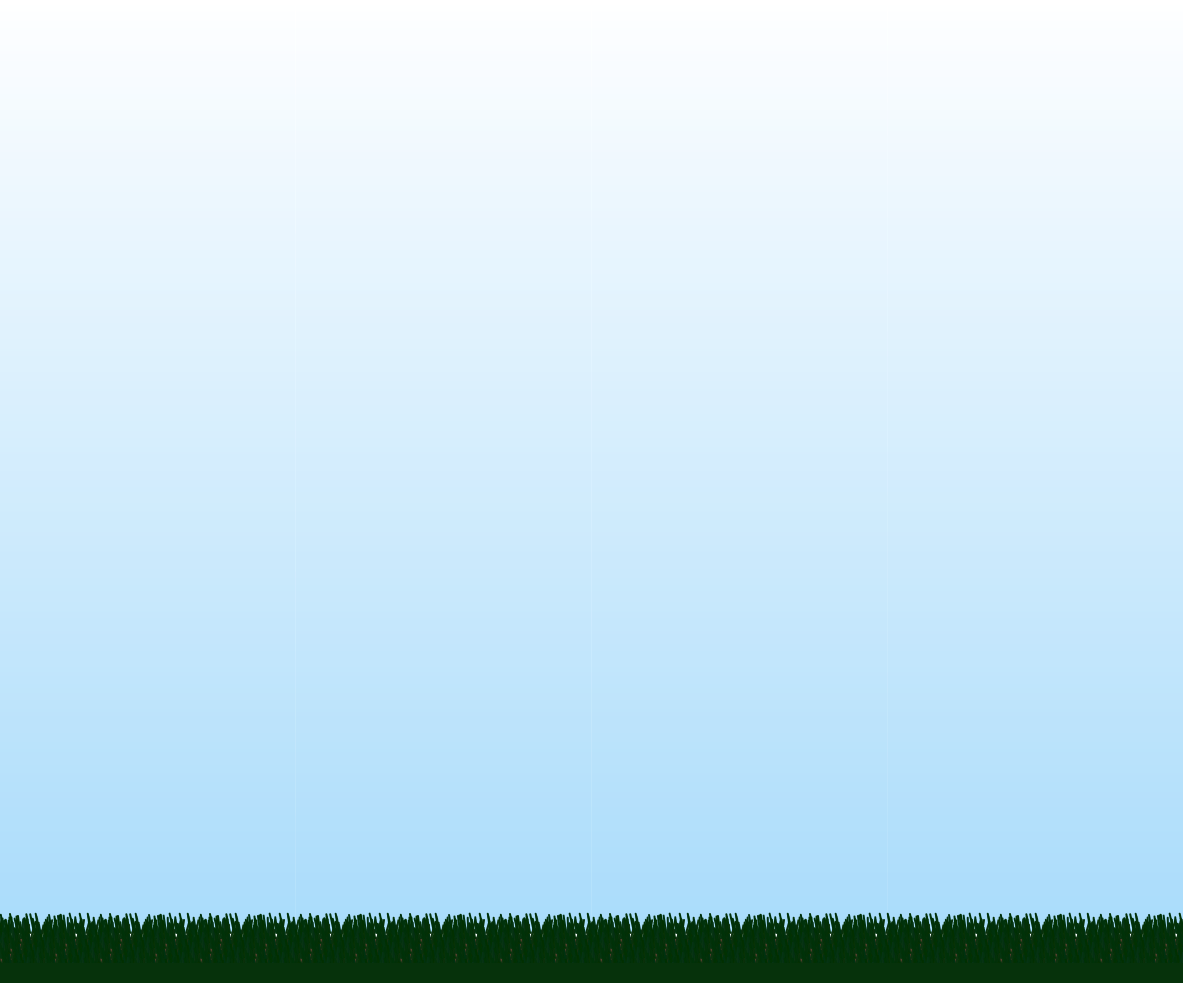
Frame 1 (no input)
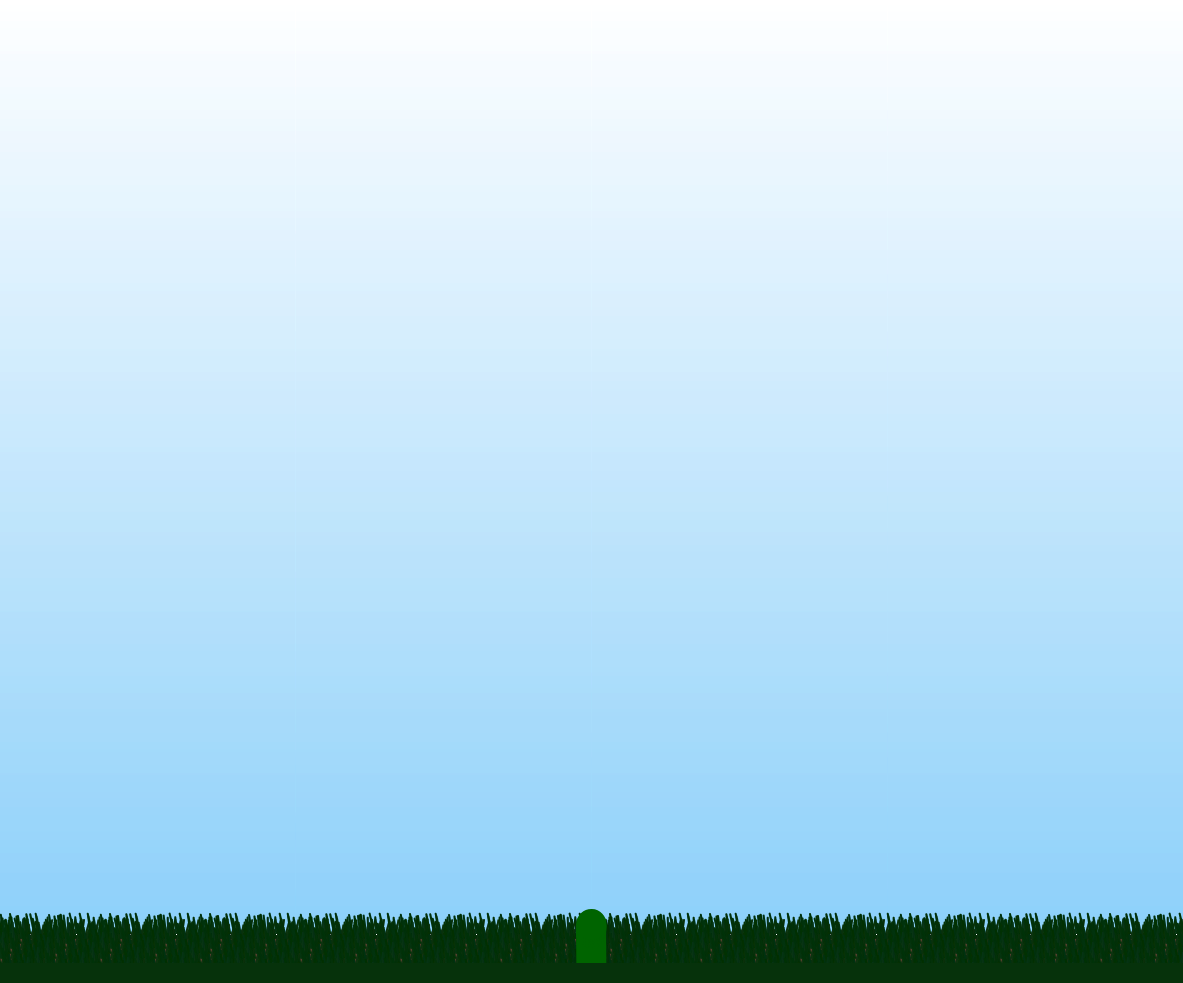
Frame 60 (no input)
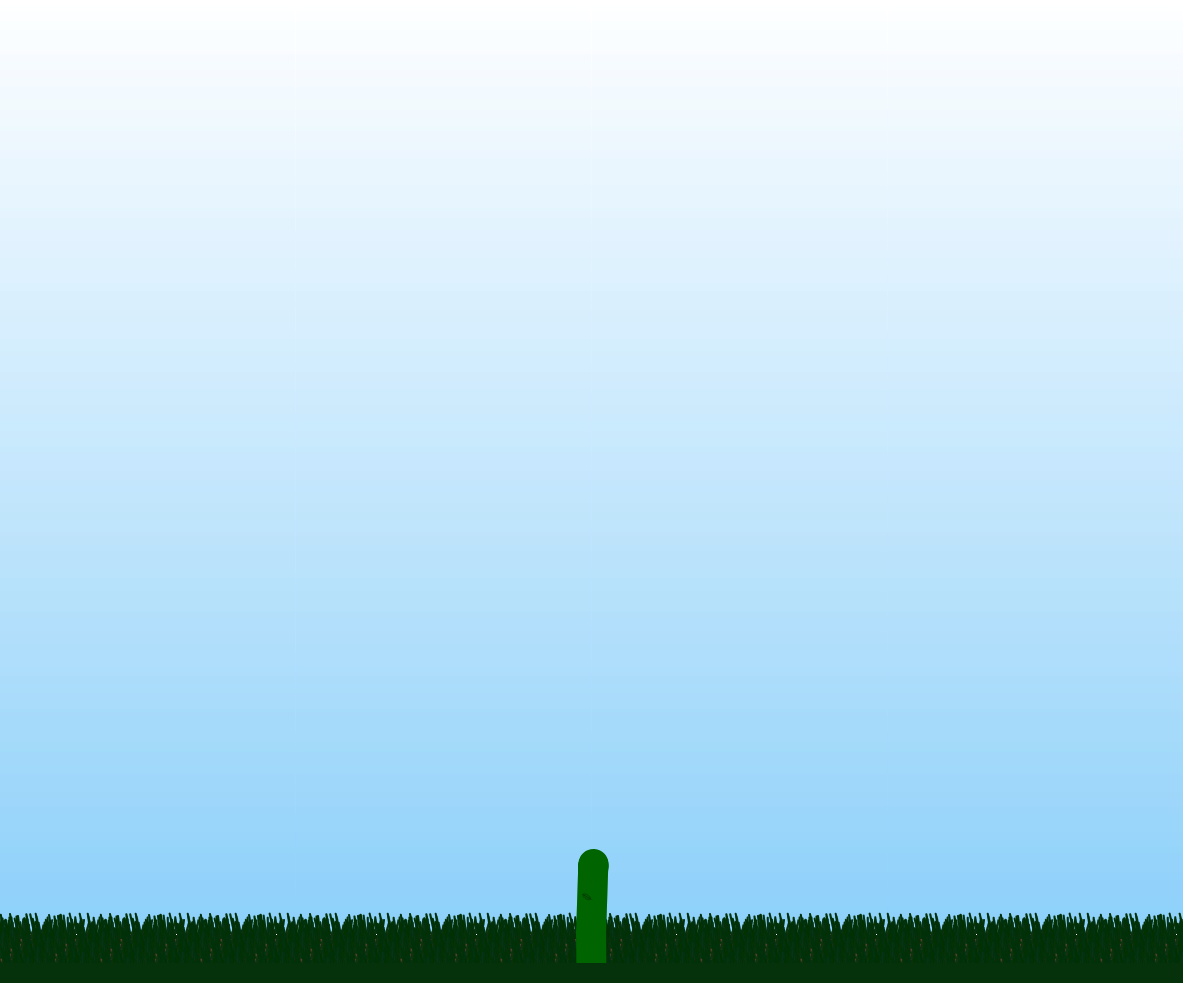
Frame 120 (the mouse pressed at the canvas centre since frame 60)

The p5.js sketch that drew these frames (run headless with seeded random() and noise() and a simulated clock; from frame 60 on, the mouse is pressed at the canvas centre):

// p5.js sketch
// ── sketch.js
let stems = [];
let leaves = [];
let deadLeaves = [];
let grass = [];
let flowerColors = [[245, 174, 154, 240], [245, 174, 184, 240],
                    [245, 204, 174, 240], [235, 194, 204, 240], [230, 190, 230, 240]];
let breeze;
let blow;
let height;
let width;
let c1, c2;
let mAlpha = 255;

let bg, gbg;

function setup() {
  // put setup code here
  // up = window.innerHeight-17;
  // across = window.innderWidth-17;
  // height = 400;
  // width = 500;
  height = window.innerHeight-17;
  width = window.innerWidth-17;
  createCanvas(width, height);
  stems.push(new stem(width/2));

  bg = createGraphics(width, height-50);
  gbg = createGraphics(width, height);

  sky();
  field();
} // End of setup

function draw() {
  // Draw background
  image(bg, 0, 0);
  image(gbg, 0, 0);

  // Draw all stems
  stems.forEach(e => {
    e.draw();
  });

  // Backdrop color for grass to blend
  push();
  fill(6,50,11);
  noStroke();
  rect(0, height-20, width, 20);
  pop();

  // Draw all leaves
  leaves.forEach(e => {
    e.draw();
  });

  // Animate leaves
  deadLeaves.forEach(e => {
    e.draw();
    e.fall();
  });
} // End of draw

// sky:
// Draw the sky and add it to the bg image
function sky() {
  // push();
  c1 = color(255);
  c2 = color(135, 206, 250);
  for(let y=0; y<height; y++){
    n = map(y,0,height,0,1);
    let newc = lerpColor(c1,c2,n);
    bg.stroke(newc);
    bg.line(0,y,width, y);
  }
  // pop();
} // End of sky

// field:
// Draw the grass and add it to the gbg image
function field(){
  for(let i=0; i<50; i++) {
    grass[i]=random(-5,5);
  }
  breeze = 0;
  blow = true;

  push();

  gbg.fill(87, 65, 47);
  gbg.rect(0, height-45, width, 55);
  
  fill(6,50,11);
  let i=0;
  let p=0;
  for(let z=height-50; z<=height+30; z=z+5){
    for(let k=-50; k<width+25; k=k+2){
      gbg.stroke(6+2*grass[i],50+0.5*grass[i+5],10+2*grass[i+10]);
      gbg.strokeWeight(2);
      gbg.line(k+p+0.1, z, k+grass[i]+p+breeze, z-15+constrain(grass[i],-5,5)+breeze/10);
      i++;
      if(i==50){
        i=0;
      }
    }
   p=p+3;
  }
  pop();
} // End of field

function mouseClicked() {
  for(let i = leaves.length-1; i >= 0; i--) {
    if(leaves[i].size >= 1) {
      let xChange = 38 * ((leaves[i].rotation == -PI/6) ? 1 : -1);
      let yChange = -20;

      let mDist = dist(mouseX, mouseY, leaves[i].xPos+xChange, leaves[i].yPos+yChange);
      if(mDist <= 40) {
        // tmpX = leaves[i].xPos+xChange;
        // tmpY = leaves[i].yPos-20;
        deadLeaves.push(leaves[i]);
        leaves.splice(i, 1);
        break;
      }
    }
  }
} // End of mouseClicked

function stem(gPos) {
  this.groundPos = gPos; // Starting ground position of stem
  this.groundChange = 0; // Change in direction of stem
  this.shouldClean = true; // Clean up last elements of array after stem grows
  this.mFlower = flowerColors[Math.floor(Math.random()*flowerColors.length)];
  this.size = 0;
  this.mHeight = Math.round(Math.random()*100+60);

  // Push starting position into array storing growth points on stem
  this.growth = [];
  this.growth.push([this.groundPos, height, 1]);

  // draw:
  // Function to create/grow stem and create leaves
  this.draw = function() {
    push();
    strokeWeight(30);
    stroke(0, 100, 0);
    let lastStem = this.growth[this.growth.length-1]; // Get last stem

    // Create line of stem
    for(let i = 1; i < this.growth.length; i++) {
      line(this.growth[i-1][0], this.growth[i-1][1], this.growth[i][0], this.growth[i][1]);
    }
    pop();

    // Check if stem has grown completely
    if(lastStem[1] > this.mHeight) {
      // Check position of stem line to create random curve
      if(lastStem[0] >= this.groundPos+Math.abs(this.groundChange) || lastStem[0] <= this.groundPos-Math.abs(this.groundChange)) {
        // Clean up repetitive points to make code run more efficiently
        while(this.growth[this.growth.length-1][2] === 0) {
          this.growth.pop();
        }
        this.growth.push([lastStem[0], lastStem[1], 1]);

        this.groundChange = Math.random()*10*(Math.round(Math.random()) ? 1 : -1); // Change direction of growth
      }
      this.growth.push([lastStem[0]+(this.groundChange/50), lastStem[1]-1, 0]); // Push new line position of stem

      // Add leaves on stem
      if(lastStem[1] % 75 == 0 && lastStem[1] < height-50 && lastStem[1] > this.mHeight+60) {
        leaves.push(new leaf(lastStem[0], lastStem[1], (Math.round(Math.random()) ? -PI/6 : -5*PI/6)));
      }
    } else {
      // Check if should clean the last elements of array
      if(this.shouldClean) {
        this.shouldClean = false;
        while(this.growth[this.growth.length-1][2] === 0) {
          this.growth.pop();
        }
        this.growth.push([lastStem[0], lastStem[1], 1]);
      }

      push();
      translate(lastStem[0], lastStem[1]);
      fill(168, 164, 113, 240);
      noStroke();
      ellipse(0, 0, 50, 50);

      fill(this.mFlower[0], this.mFlower[1], this.mFlower[2], this.mFlower[3]);
      if(this.size < 800) {
        this.size += 4;
      }
      for (let r4 = 0; r4 < 10; r4++) {
        ellipse(0, 10 + this.size/20, 10 + this.size/40, 20 + this.size/20);
        rotate(PI / 5);
      }
      pop();
    }
  } // End of draw

  // newPlant:
  // Function to help create new position for 
  this.newPlant = function(groundPos) {
    this.growth[0][0] = groundPos;
  } // End of newPlant
}; // End of stem

// leaf:
// Function to create leaf object and control leaf movement
function leaf(xPos, yPos, rot) {
  this.size = 0; // Life size of leaf
  this.life = true; // Whether leaf is alive or not
  this.rotation = rot; // Rotation of leaf

  // Coordinates of leaf position
  this.xPos = xPos;
  this.yPos = yPos;

  // draw:
  // Controls drawing the leaf on the screen
  this.draw = function() {
    push();
    translate(this.xPos, this.yPos);
    rotate(this.rotation);
    scale(this.size);

    // Leaf
    stroke(0, 0, 0);
    strokeWeight(1.1);
    fill(0, 100, 0);
    // ellipse(45*this.size, 0, 59*this.size, 29*this.size);
    ellipse(45, 0, 60, 30);
    // push();
    // Stem
    line(0, 0, 75, 0);
    // Leaf Veins
    line(15, 0, 28, 12.5);
    line(15, 0, 28, -12.5);
    line(30, 0, 45, 14.5);
    line(30, 0, 45, -14.5);
    line(45, 0, 60, 13);
    line(45, 0, 60, -13);
    line(60, 0, 70, 8);
    line(60, 0, 70, -8);
    // pop();
    pop();

    if(this.size < 1) {
      this.grow();
    }
  } // End of draw

  // grow:
  // Function to control leaf growing
  this.grow = function() {
    if(this.size < 1) {
      this.size += 0.004;
    }
  } // End of grow

  // TODO - Implement Leaf Falling with wind
  // fall:
  // Function to control movement of leaf falling
  this.fall = function() {
    // this.rotation += PI/30;
    push();
    if(this.yPos < height) {
      translate(this.xPos, this.yPos += 0.5);
    }
    pop();
  } // End of fall
}; // End of leaf
